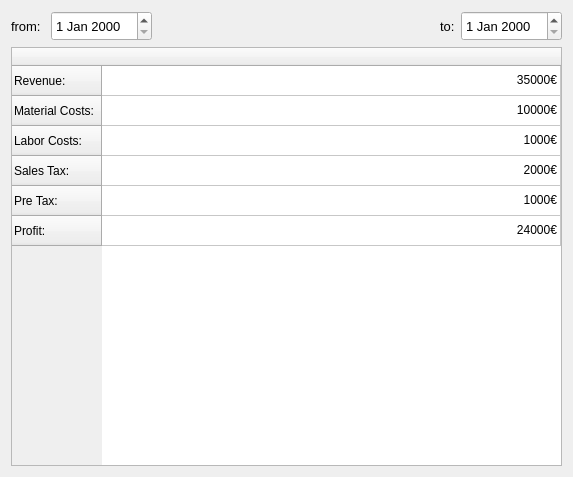
<?xml version="1.0" encoding="UTF-8"?>
<ui version="4.0">
 <class>StatisticsWidget</class>
 <widget class="QWidget" name="StatisticsWidget">
  <property name="geometry">
   <rect>
    <x>0</x>
    <y>0</y>
    <width>573</width>
    <height>477</height>
   </rect>
  </property>
  <property name="windowTitle">
   <string>Form</string>
  </property>
  <layout class="QVBoxLayout" name="verticalLayout_2">
   <item>
    <layout class="QHBoxLayout" name="horizontalLayout">
     <item>
      <widget class="QLabel" name="label">
       <property name="font">
        <font>
         <pointsize>10</pointsize>
        </font>
       </property>
       <property name="text">
        <string>from: </string>
       </property>
      </widget>
     </item>
     <item>
      <widget class="QDateEdit" name="dateFrom">
       <property name="minimumSize">
        <size>
         <width>0</width>
         <height>30</height>
        </size>
       </property>
       <property name="font">
        <font>
         <pointsize>10</pointsize>
        </font>
       </property>
      </widget>
     </item>
     <item>
      <spacer name="horizontalSpacer">
       <property name="orientation">
        <enum>Qt::Horizontal</enum>
       </property>
       <property name="sizeHint" stdset="0">
        <size>
         <width>40</width>
         <height>20</height>
        </size>
       </property>
      </spacer>
     </item>
     <item>
      <widget class="QLabel" name="label_2">
       <property name="font">
        <font>
         <pointsize>10</pointsize>
        </font>
       </property>
       <property name="text">
        <string>to:</string>
       </property>
      </widget>
     </item>
     <item>
      <widget class="QDateEdit" name="dateTo">
       <property name="minimumSize">
        <size>
         <width>0</width>
         <height>30</height>
        </size>
       </property>
       <property name="font">
        <font>
         <pointsize>10</pointsize>
        </font>
       </property>
      </widget>
     </item>
    </layout>
   </item>
   <item>
    <layout class="QVBoxLayout" name="verticalLayout">
     <item>
      <widget class="QTableWidget" name="twCalculation">
       <property name="minimumSize">
        <size>
         <width>0</width>
         <height>220</height>
        </size>
       </property>
       <attribute name="horizontalHeaderStretchLastSection">
        <bool>true</bool>
       </attribute>
       <row>
        <property name="text">
         <string>Revenue:</string>
        </property>
       </row>
       <row>
        <property name="text">
         <string>Material Costs:</string>
        </property>
       </row>
       <row>
        <property name="text">
         <string>Labor Costs:</string>
        </property>
       </row>
       <row>
        <property name="text">
         <string>Sales Tax:</string>
        </property>
       </row>
       <row>
        <property name="text">
         <string>Pre Tax:</string>
        </property>
       </row>
       <row>
        <property name="text">
         <string>Profit:</string>
        </property>
       </row>
       <column>
        <property name="text">
         <string/>
        </property>
       </column>
       <item row="0" column="0">
        <property name="text">
         <string>35000€</string>
        </property>
        <property name="textAlignment">
         <set>AlignTrailing|AlignVCenter</set>
        </property>
       </item>
       <item row="1" column="0">
        <property name="text">
         <string>10000€</string>
        </property>
        <property name="textAlignment">
         <set>AlignTrailing|AlignVCenter</set>
        </property>
       </item>
       <item row="2" column="0">
        <property name="text">
         <string>1000€</string>
        </property>
        <property name="textAlignment">
         <set>AlignTrailing|AlignVCenter</set>
        </property>
       </item>
       <item row="3" column="0">
        <property name="text">
         <string>2000€</string>
        </property>
        <property name="textAlignment">
         <set>AlignTrailing|AlignVCenter</set>
        </property>
       </item>
       <item row="4" column="0">
        <property name="text">
         <string>1000€</string>
        </property>
        <property name="textAlignment">
         <set>AlignTrailing|AlignVCenter</set>
        </property>
       </item>
       <item row="5" column="0">
        <property name="text">
         <string>24000€</string>
        </property>
        <property name="textAlignment">
         <set>AlignTrailing|AlignVCenter</set>
        </property>
       </item>
      </widget>
     </item>
    </layout>
   </item>
  </layout>
 </widget>
 <resources/>
 <connections/>
</ui>
